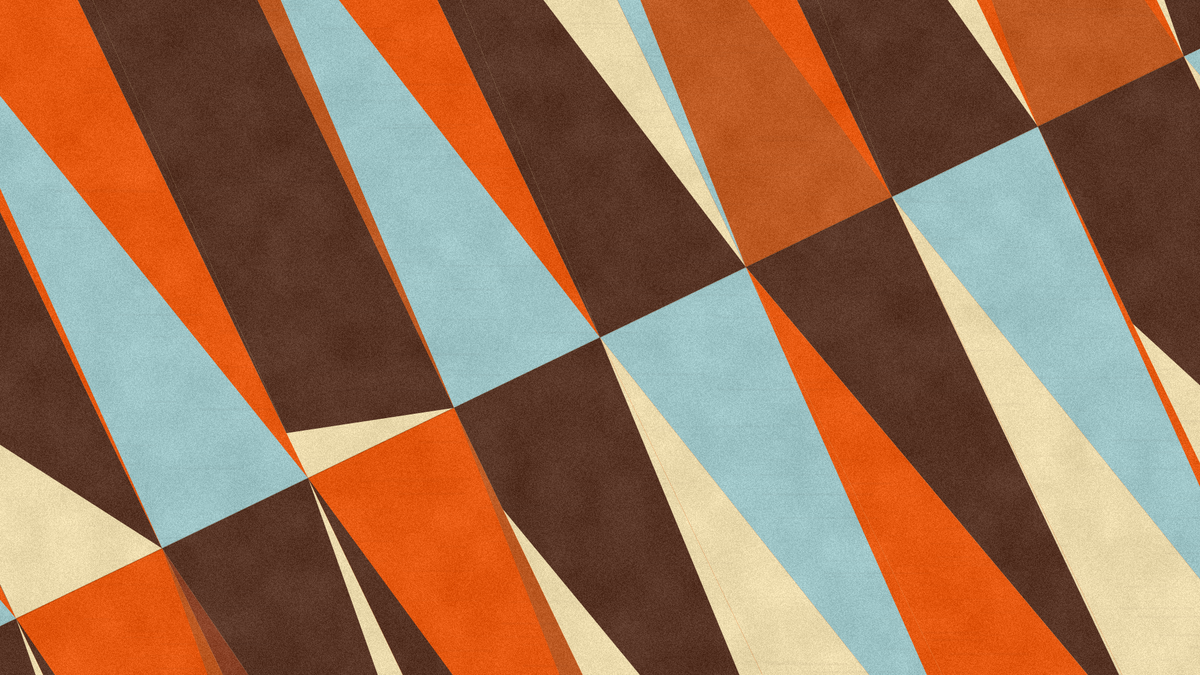
Frame 1 (no input)
Frame 2 (the mouse pressed at the canvas centre, redrawn once): identical to frame 1, image omitted

The p5.js sketch that drew this single still picture (run headless with seeded random() and noise() and a simulated clock; the mouse was pressed at the canvas centre and the sketch redrawn once):

// p5.js sketch
// ── sketch.js
function setup() {
  createCanvas(1920, 1080);
  pixelDensity(1);
  noLoop();
}

function draw() {
  randomSeed(12);
  background("#e85a12");

  const angle = -PI / 7;
  const gridW = width * 1.35;
  const gridH = height * 1.85;
  const cols = 10;
  const rows = 2;
  const cw = gridW / cols;
  const rh = gridH / rows;

  const red = "#e85a12";
  const deepRed = "#5a3728";
  const darkRed = "#5a3728";
  const orange = "#bf5b24";
  const yellow = "#9fc6c8";
  const brown = "#eddcae";
  const clay = "#8b4328";

  function poly(col, pts) {
    fill(col);
    noStroke();
    beginShape();
    for (const p of pts) vertex(p[0], p[1]);
    endShape(CLOSE);
  }

  function cell(c, r, bg, layers) {
    const x = -gridW / 2 + c * cw;
    const y = -gridH / 2 + r * rh;

    poly(bg, [
      [x, y],
      [x + cw, y],
      [x + cw, y + rh],
      [x, y + rh]
    ]);

    for (const layer of layers) {
      poly(
        layer[0],
        layer[1].map(p => [x + p[0] * cw, y + p[1] * rh])
      );
    }
  }

  push();
  translate(width / 2, height / 2);
  rotate(angle);

  cell(0, 0, red, [
    [yellow, [[0, 0], [0, 1], [1, 1]]]
  ]);

  cell(0, 1, brown, [
    [deepRed, [[0, 0], [1, 0], [0.55, 1]]],
    [clay, [[0, 0], [0.55, 1], [0, 1]]]
  ]);

  cell(1, 0, brown, [
    [deepRed, [[0.05, 0], [1, 0], [1, 1], [0, 0.58]]],
    [darkRed, [[0, 0], [0.05, 0], [0, 1]]]
  ]);

  cell(1, 1, orange, [
    [red, [[0, 0], [1, 0], [0.6, 1]]],
    [deepRed, [[0, 0], [0.6, 1], [0, 1]]]
  ]);

  cell(2, 0, red, [
    [yellow, [[0.1, 0], [1, 1], [0, 1]]]
  ]);

  cell(2, 1, brown, [
    [deepRed, [[0, 0], [1, 0], [0.58, 1]]],
    [clay, [[0, 0], [0.58, 1], [0, 1]]]
  ]);

  cell(3, 0, brown, [
    [deepRed, [[0.1, 0], [1, 0], [1, 1], [0, 0.92]]],
    [darkRed, [[0, 0], [0.1, 0], [0, 0.92]]]
  ]);

  cell(3, 1, orange, [
    [red, [[0, 0], [1, 0], [0.72, 1]]],
    [deepRed, [[0, 0], [0.72, 1], [0, 1]]]
  ]);

  cell(4, 0, red, [
    [yellow, [[0.18, 0], [1, 1], [0, 1]]],
    [orange, [[0, 1], [0.18, 0], [0, 0]]]
  ]);

  cell(4, 1, brown, [
    [deepRed, [[0, 0], [1, 0], [0.78, 1], [0, 0.18]]]
  ]);

  cell(5, 0, brown, [
    [deepRed, [[0.22, 0], [1, 1], [0, 1]]],
    [deepRed, [[0, 0], [0.22, 0], [0, 1]]]
  ]);

  cell(5, 1, red, [
    [yellow, [[0, 0], [1, 0], [0.88, 1]]],
    [brown, [[0, 0], [0.88, 1], [0, 1]]]
  ]);

  cell(6, 0, red, [
    [orange, [[0.28, 0], [1, 1], [0, 1]]],
    [yellow, [[0, 1], [0.28, 0], [0, 0]]]
  ]);

  cell(6, 1, brown, [
    [deepRed, [[0, 0], [1, 0], [0.98, 1]]],
    [red, [[0, 0], [0.98, 1], [0, 1]]]
  ]);

  cell(7, 0, brown, [
    [deepRed, [[0.34, 0], [1, 1], [0, 1]]],
    [deepRed, [[0, 0], [0.34, 0], [0, 1]]]
  ]);

  cell(7, 1, red, [
    [yellow, [[0, 0], [1, 0], [0.9, 1]]],
    [brown, [[0, 0], [0.9, 1], [0, 1]]]
  ]);

  cell(8, 0, red, [
    [orange, [[0.38, 0], [1, 1], [0, 1]]]
  ]);

  cell(8, 1, brown, [
    [darkRed, [[0, 0], [1, 0], [1, 1], [0, 0.35]]]
  ]);

  cell(9, 0, brown, [
    [deepRed, [[0.45, 0], [1, 1], [0, 1]]]
  ]);

  cell(9, 1, red, [
    [yellow, [[0, 0], [1, 0], [1, 1]]],
    [brown, [[0, 0], [1, 1], [0, 1]]]
  ]);

  stroke(0, 35);
  strokeWeight(2);
  line(-gridW / 2, 0, gridW / 2, 0);
  pop();

  addPrintTexture();
}

function addPrintTexture() {
  loadPixels();

  for (let y = 0; y < height; y++) {
    for (let x = 0; x < width; x++) {
      const i = 4 * (x + y * width);
      const n = noise(x * 0.018, y * 0.018);
      const grain = random(-18, 14) + map(n, 0, 1, -10, 10);

      pixels[i] = constrain(pixels[i] + grain, 0, 255);
      pixels[i + 1] = constrain(pixels[i + 1] + grain, 0, 255);
      pixels[i + 2] = constrain(pixels[i + 2] + grain, 0, 255);
    }
  }

  updatePixels();

  noStroke();

  for (let i = 0; i < 32000; i++) {
    fill(255, random(5, 18));
    circle(random(width), random(height), random(0.4, 1.6));
  }

  for (let i = 0; i < 18000; i++) {
    fill(0, random(3, 10));
    circle(random(width), random(height), random(0.35, 1.1));
  }

  blendMode(MULTIPLY);
  for (let i = 0; i < 420; i++) {
    fill(70, 43, 32, random(3, 8));
    rect(random(width), random(height), random(30, 180), random(1, 4));
  }
  blendMode(BLEND);
}
